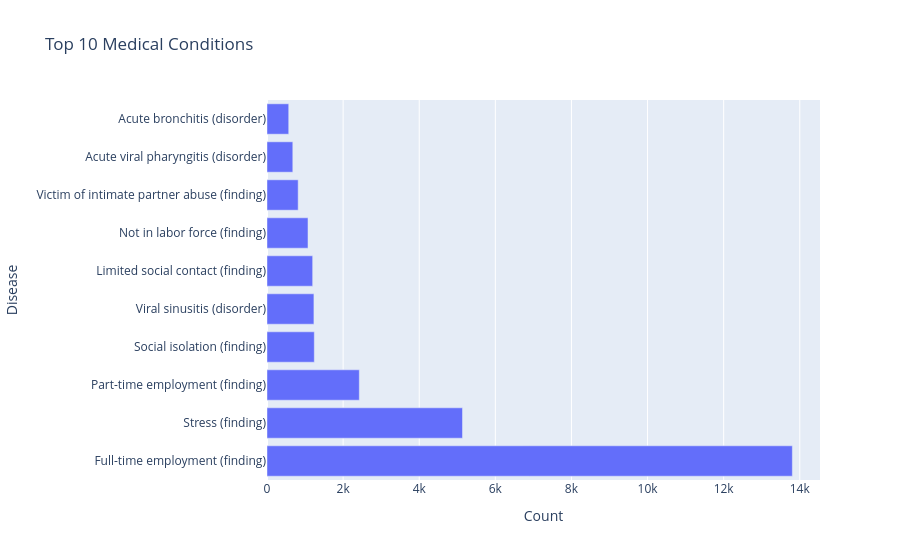

Write notebook code for a chart like this one.
### Markdown cell above
Top Diseases:

This chart identifies the ten most frequently recorded medical conditions. It highlights the most common diseases affecting patients, providing insight into prevalent health conditions within the dataset.

### Code cell
top_conditions = conditions['DESCRIPTION'].value_counts().head(10).reset_index()
top_conditions.columns=['Disease','Count']

fig = px.bar(
    top_conditions,
    x='Count',
    y='Disease',
    orientation='h',
    title='Top 10 Medical Conditions'
)

fig.show()

### Figure 1 — Plotly figure (JSON) as saved in the notebook; plotly's stock layout.template omitted (floating-point values rounded to 4 significant figures)
{"data": [{"hovertemplate": "Count=%{x}<br>Disease=%{y}<extra></extra>", "legendgroup": "", "marker": {"color": "#636efa", "pattern": {"shape": ""}}, "name": "", "orientation": "h", "showlegend": false, "textposition": "auto", "type": "bar", "x": [13805, 5137, 2426, 1243, 1233, 1200, 1077, 819, 678, 571], "xaxis": "x", "y": ["Full-time employment (finding)", "Stress (finding)", "Part-time employment (finding)", "Social isolation (finding)", "Viral sinusitis (disorder)", "Limited social contact (finding)", "Not in labor force (finding)", "Victim of intimate partner abuse (finding)", "Acute viral pharyngitis (disorder)", "Acute bronchitis (disorder)"], "yaxis": "y"}], "layout": {"barmode": "relative", "legend": {"tracegroupgap": 0}, "title": {"text": "Top 10 Medical Conditions"}, "xaxis": {"anchor": "y", "domain": [0, 1], "title": {"text": "Count"}}, "yaxis": {"anchor": "x", "domain": [0, 1], "title": {"text": "Disease"}}}}
